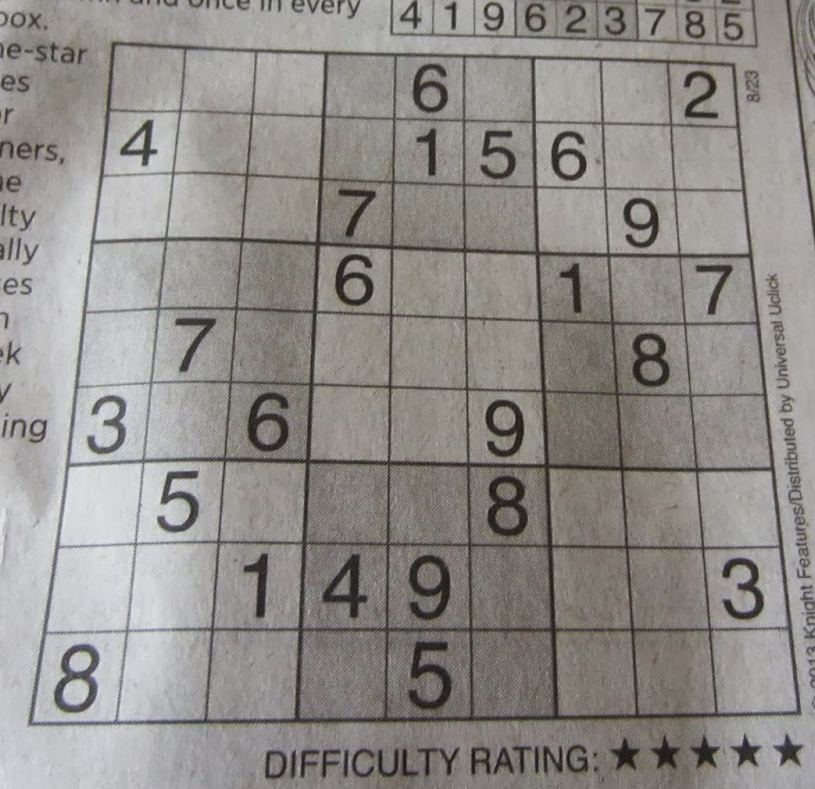
#> input picture images/sudoku.png, 815 x 789 px
$ python ThresholdingAdaptive.py
#> lines starting #> are read from the running program, lines starting #| are printed output that depends on the picture; after the words box and inside, x2 and y2 are one past the last pixel; in counts of white or black regions, pixels touching at a corner belong together
import cv2
from matplotlib import pyplot as plt

def ShowImgWithMatplotlib(colorImg, title, pos):
    imgRGB=colorImg[:, :, ::-1]
    ax=plt.subplot(2, 3, pos)
    plt.imshow(imgRGB)
    plt.title(title)
    plt.axis('off')

fig=plt.figure(figsize=(15, 7))
plt.suptitle("Adaptive thresholding", fontsize=14, fontweight='bold')
fig.patch.set_facecolor('silver')

image=cv2.imread('images/sudoku.png')
#> image is the input picture: shape (789, 815, 3); mean B, G, R 136.9, 140.8, 143.8
grayImage=cv2.cvtColor(image, cv2.COLOR_BGR2GRAY)
thresh1=cv2.adaptiveThreshold(grayImage, 255, cv2.ADAPTIVE_THRESH_MEAN_C, cv2.THRESH_BINARY, 11, 2)
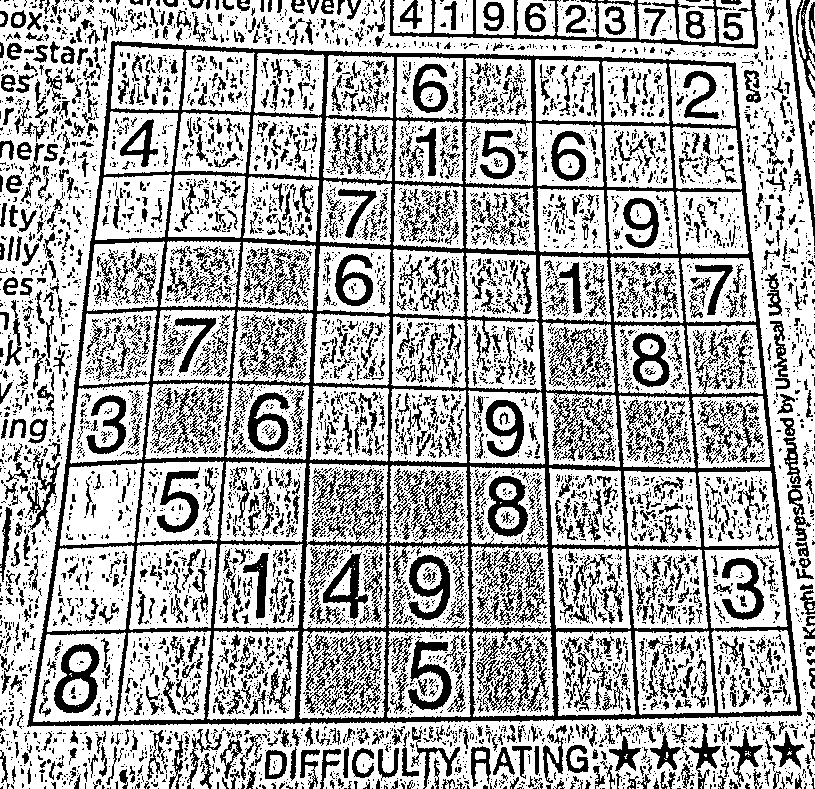
#> thresh1: shape (789, 815); 67.6% white; 7566 black regions (6166 under 20 px), largest, box (x1, y1, x2, y2) and area: (27, 41, 802, 727) 55051, (389, 0, 758, 49) 2913, (54, 644, 100, 713) 1393
thresh2=cv2.adaptiveThreshold(grayImage, 255, cv2.ADAPTIVE_THRESH_MEAN_C, cv2.THRESH_BINARY, 31, 3)
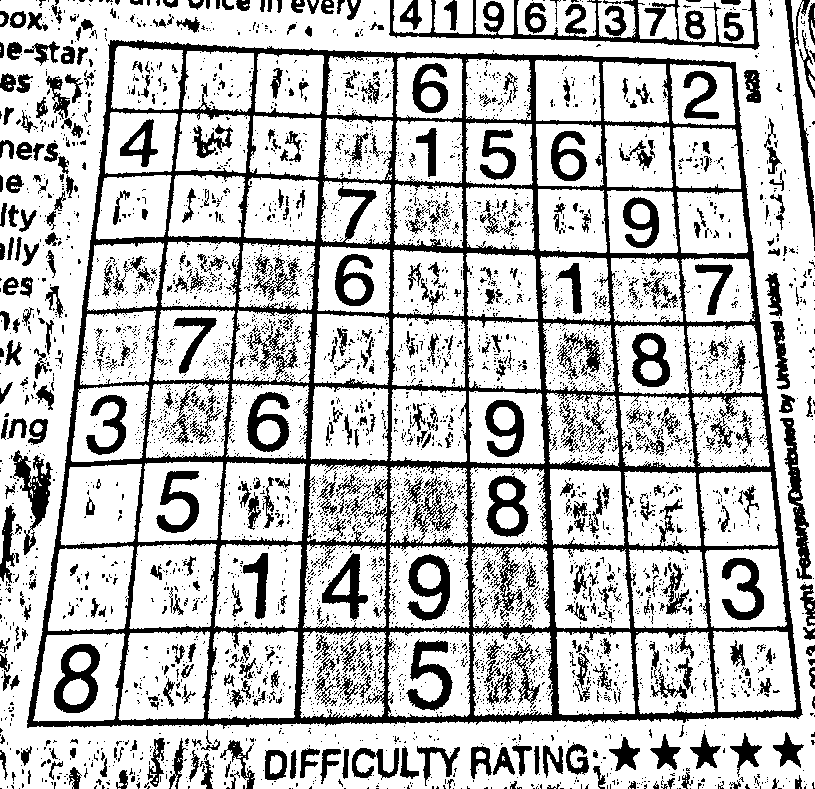
#> thresh2: shape (789, 815); 74.4% white; 5372 black regions (4835 under 20 px), largest, box (x1, y1, x2, y2) and area: (27, 40, 803, 729) 69262, (389, 0, 760, 50) 3776, (780, 418, 812, 580) 1568
thresh3=cv2.adaptiveThreshold(grayImage, 255, cv2.ADAPTIVE_THRESH_GAUSSIAN_C, cv2.THRESH_BINARY, 11, 2)
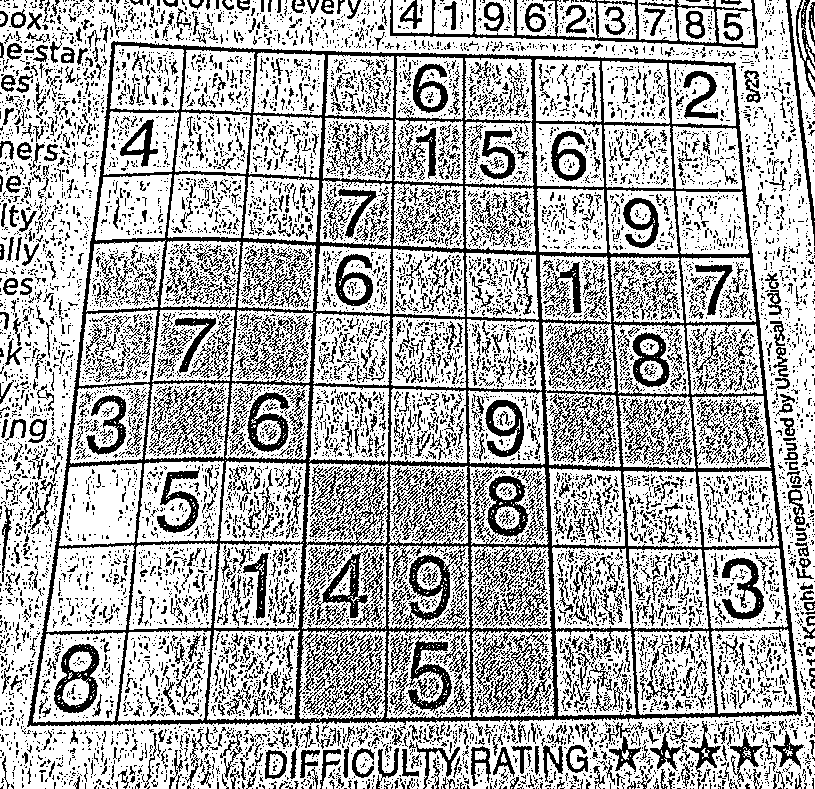
#> thresh3: shape (789, 815); 68.6% white; black in thin lines or dots
thresh4=cv2.adaptiveThreshold(grayImage, 255, cv2.ADAPTIVE_THRESH_GAUSSIAN_C, cv2.THRESH_BINARY, 31, 3)
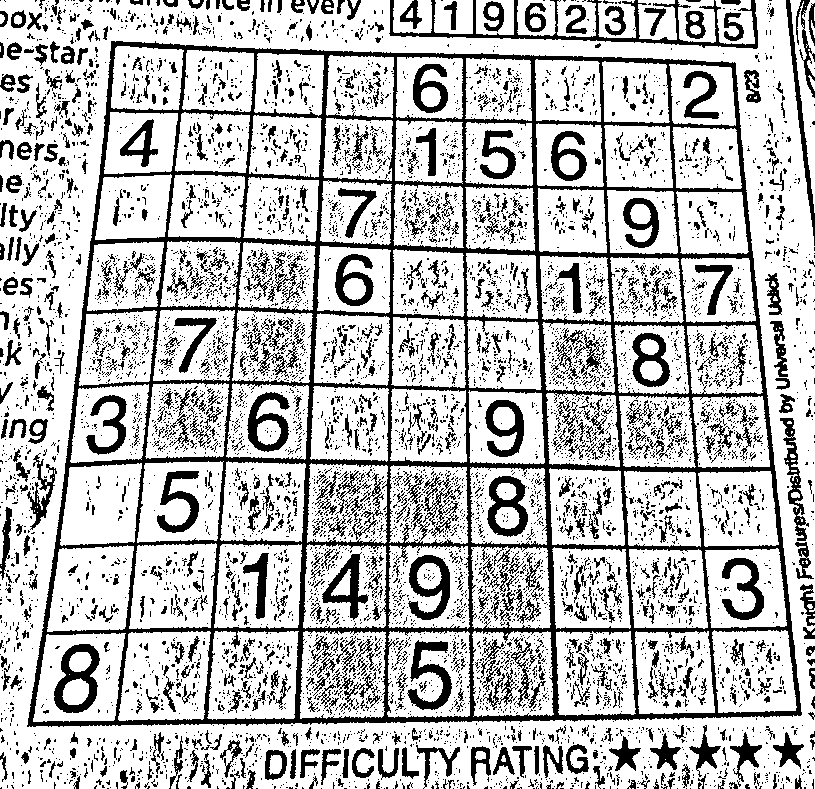
#> thresh4: shape (789, 815); 74.3% white; 7648 black regions (6765 under 20 px), largest, box (x1, y1, x2, y2) and area: (27, 41, 802, 727) 55582, (389, 0, 758, 49) 2800, (54, 644, 100, 713) 1439

ShowImgWithMatplotlib(cv2.cvtColor(grayImage, cv2.COLOR_GRAY2BGR), "gray img", 1)
ShowImgWithMatplotlib(cv2.cvtColor(thresh1, cv2.COLOR_GRAY2BGR), "method=THRESH_MEAN_C, blockSize=11, C=2", 2)
ShowImgWithMatplotlib(cv2.cvtColor(thresh2, cv2.COLOR_GRAY2BGR), "method=THRESH_MEAN_C, blockSize=31, C=3", 3)
ShowImgWithMatplotlib(cv2.cvtColor(thresh3, cv2.COLOR_GRAY2BGR), "method=GAUSSIAN_C, blockSize=11, C=2", 5)
#> in ShowImgWithMatplotlib (call 4), `imgRGB=colorImg[:, :, ::-1]`: imgRGB: shape (789, 815, 3); 68.6% white; black in thin lines or dots
ShowImgWithMatplotlib(cv2.cvtColor(thresh4, cv2.COLOR_GRAY2BGR), "method=GAUSSIAN_C, blockSize=31, C=3", 6)
plt.show()

$ run again, with images/cat-face.png copied over images/sudoku.png
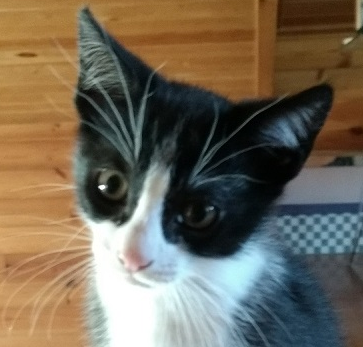
#> input picture images/cat-face.png, 363 x 347 px
#> image is the input picture: shape (347, 363, 3); mean B, G, R 87.1, 104.1, 114.1
#> `thresh1=cv2.adaptiveThreshold(grayImage, 255, cv2.ADAPTIVE_THRESH_MEAN..`:
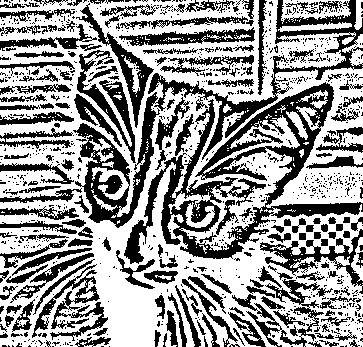
#> thresh1: shape (347, 363); 59.2% white; 1017 black regions (836 under 20 px), largest, box (x1, y1, x2, y2) and area: (124, 82, 363, 264) 10485, (73, 0, 363, 228) 7673, (32, 264, 108, 341) 1605
#> thresh2: shape (347, 363); 57.6% white; 564 black regions (465 under 20 px), largest, box (x1, y1, x2, y2) and area: (77, 73, 363, 259) 20506, (237, 224, 363, 347) 4577, (275, 0, 363, 44) 2008
#> thresh3: shape (347, 363); 65.1% white; black in thin lines or dots
#> `thresh4=cv2.adaptiveThreshold(grayImage, 255, cv2.ADAPTIVE_THRESH_GAUS..`:
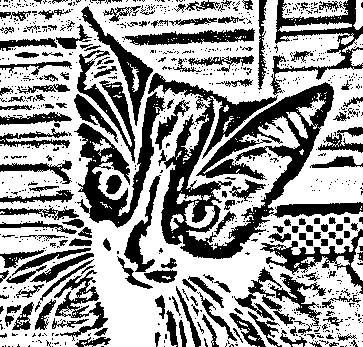
#> thresh4: shape (347, 363); 61.4% white; 896 black regions (739 under 20 px), largest, box (x1, y1, x2, y2) and area: (148, 73, 363, 259) 12663, (74, 92, 166, 228) 3844, (270, 0, 363, 95) 2253
#> imgRGB: shape (347, 363, 3); 65.1% white; black in thin lines or dots

$ run again, with images/cat.png copied over images/sudoku.png
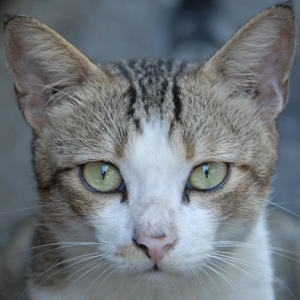
#> input picture images/cat.png, 300 x 300 px
#> image is the input picture: shape (300, 300, 3); mean B, G, R 123, 118.5, 112.1
#> `thresh1=cv2.adaptiveThreshold(grayImage, 255, cv2.ADAPTIVE_THRESH_MEAN..`:
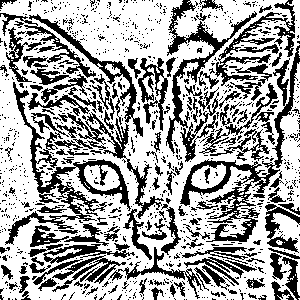
#> thresh1: shape (300, 300); 64.2% white; 1052 black regions (910 under 20 px), largest, box (x1, y1, x2, y2) and area: (5, 82, 131, 245) 3253, (180, 45, 300, 242) 3242, (166, 0, 257, 154) 1846
#> thresh2: shape (300, 300); 62.2% white; 465 black regions (396 under 20 px), largest, box (x1, y1, x2, y2) and area: (13, 39, 131, 243) 5296, (180, 53, 300, 242) 4580, (95, 196, 227, 296) 2582
#> thresh3: shape (300, 300); 67.8% white; black in thin lines or dots
#> `thresh4=cv2.adaptiveThreshold(grayImage, 255, cv2.ADAPTIVE_THRESH_GAUS..`:
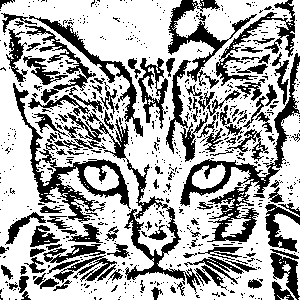
#> thresh4: shape (300, 300); 66.8% white; 733 black regions (622 under 20 px), largest, box (x1, y1, x2, y2) and area: (180, 53, 300, 242) 3292, (13, 83, 131, 223) 2657, (67, 112, 200, 294) 2467
#> imgRGB: shape (300, 300, 3); 67.8% white; black in thin lines or dots

$ run again, with images/leaf-noise.png copied over images/sudoku.png
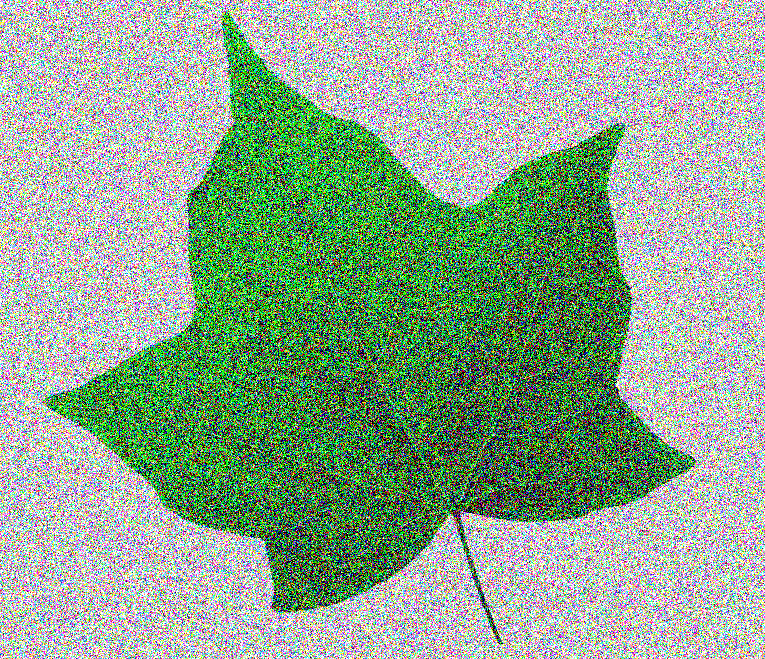
#> input picture images/leaf-noise.png, 765 x 659 px
#> image is the input picture: shape (659, 765, 3); mean B, G, R 143.7, 166.8, 143.8
#> `thresh1=cv2.adaptiveThreshold(grayImage, 255, cv2.ADAPTIVE_THRESH_MEAN..`:
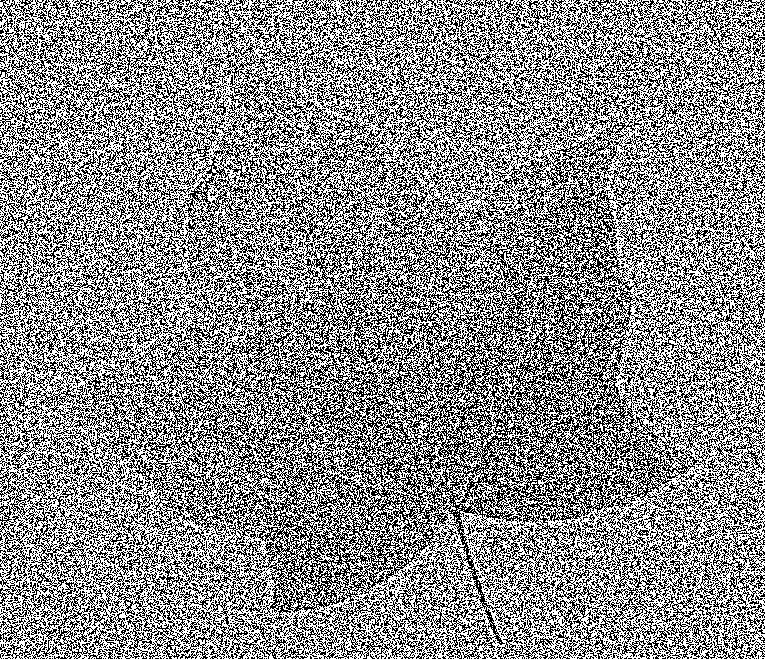
#> thresh1: shape (659, 765); 55% white; black in thin lines or dots
#> thresh2: shape (659, 765); 55.6% white; black in thin lines or dots
#> thresh3: shape (659, 765); 55% white; black in thin lines or dots
#> `thresh4=cv2.adaptiveThreshold(grayImage, 255, cv2.ADAPTIVE_THRESH_GAUS..`:
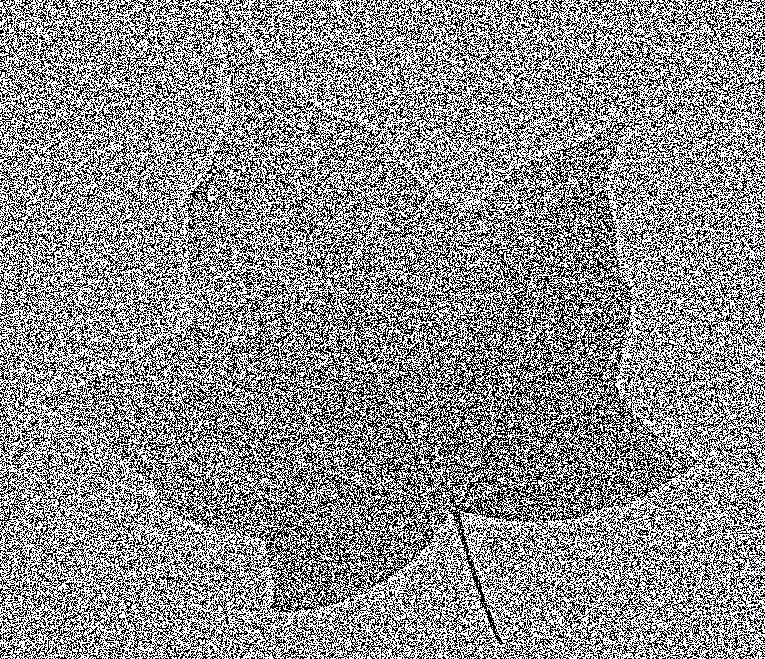
#> thresh4: shape (659, 765); 55.6% white; black in thin lines or dots
#> imgRGB: shape (659, 765, 3); 55% white; black in thin lines or dots
#> imgRGB: shape (659, 765, 3); 55.6% white; black in thin lines or dots
#> imgRGB: shape (659, 765, 3); 55% white; black in thin lines or dots
#> imgRGB: shape (659, 765, 3); 55.6% white; black in thin lines or dots
